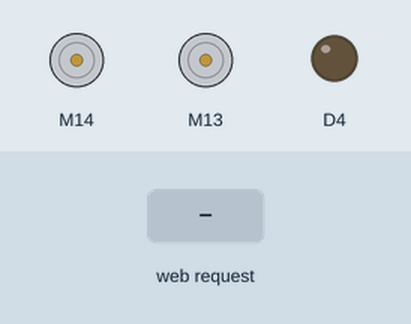
This sketch was run on a simulated ESP8266 (Wemos D1 mini). Parts: 2 × DC motor (green arrow = forward, orange = backward, longer = faster), output pins drawn as LEDs (lit = HIGH). Inputs (shaded band) come from the test bench. WiFi joins after 1.5 s; servers stay silent unless stated; what the sketch prints to the serial monitor is not drawn.

Above: at 2.7 s.
2.8 s: HTTP request GET /f received
At 3.6 s:
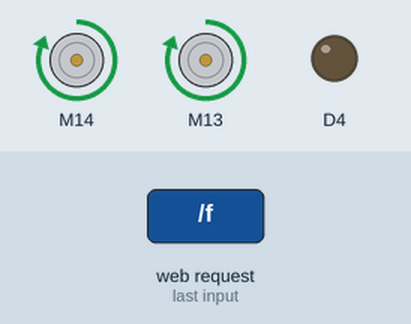
4.3 s: HTTP request GET /r received
At 4.7 s:
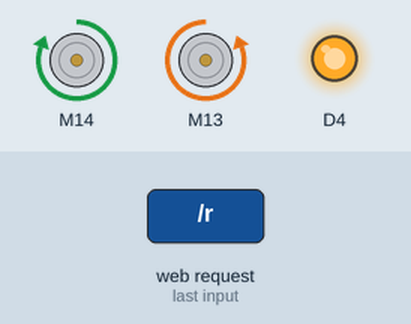
5.8 s: HTTP request GET /l received
At 7.0 s:
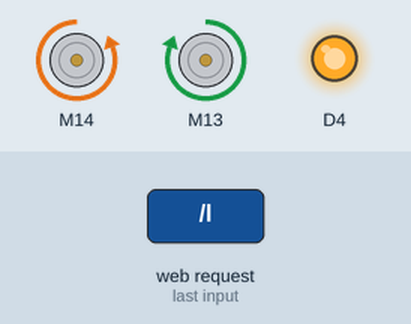
7.3 s: HTTP request GET /b received
At 8.2 s:
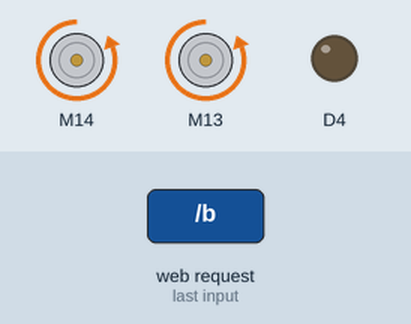
Timing chart, 0 to 9.8 s (numbered marks = the images above; inputs shaded):
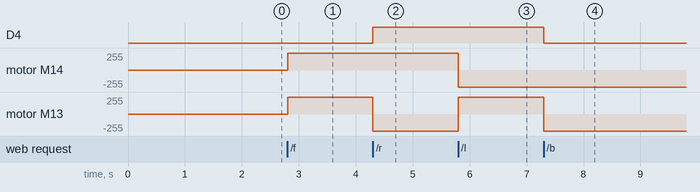

The sketch:

WiFi_WeMos_Ezda.ino
```cpp
/*
 *    http://server_ip/gpio/0 will set the GPIO2 low,
 *    http://server_ip/gpio/1 will set the GPIO2 high
 */
#include <ESP8266WiFi.h>
#include "GyverMotor.h"

const char* ssid = "Timur's WiFi";
const char* password = "Password";
const int port = 80;

// Создаём объект сервера
WiFiServer server(port);

// Объявляем моторы
const int MOTOR_L1 = D5;
const int MOTOR_L2 = D6;
const int MOTOR_R1 = D7;
const int MOTOR_R2 = D8;
int dir;

GMotor motorL(DRIVER2WIRE, MOTOR_L1, MOTOR_L2, LOW);
GMotor motorR(DRIVER2WIRE, MOTOR_R1, MOTOR_R2, LOW);


void setup() {
  WiFi.persistent(false);
  Serial.begin(115200);
  delay(10);

  // Подготавливаем светодиод (синий)
  pinMode(2, OUTPUT);
  digitalWrite(2, 0);
  /*pinMode(MOTOR_L1, OUTPUT);
  pinMode(MOTOR_L2, OUTPUT);
  pinMode(MOTOR_R1, OUTPUT);
  pinMode(MOTOR_R2, OUTPUT);*/

  // Подготавливаем моторы
  motorL.setMode(STOP);
  motorL.setSpeed(255);
  motorR.setMode(STOP);
  motorL.setSpeed(255);

  // WiFi
  Serial.println();
  Serial.println();
  Serial.print("Connecting to ");
  Serial.println(ssid);

  WiFi.begin(ssid, password);

  while (WiFi.status() != WL_CONNECTED) {
    delay(500);
    Serial.print(".");
  }
  Serial.println("");
  Serial.println("WiFi connected");

  // Запускаем сервер
  server.begin();
  Serial.println("Server started");
  Serial.println(WiFi.localIP()); // Вывод IP
}

void loop() {
  // Check if a client has connected
  WiFiClient client = server.available();
  if (!client) {
    return;
  }

  // Wait until the client sends some data
  Serial.println("new client");
  while(!client.available()){
    delay(1);
  }

  // Read the first line of the request
  String req = client.readStringUntil('\r');
  Serial.println(req);
  client.flush();

  // Считываем запрос
  int val;
  // Направление езды
  /*if (req.indexOf("/gpio/0") != -1) // Устаревшее
    {
      val = 0;
      MoveStop();
    }
  else if (req.indexOf("/gpio/1") != -1) // Устаревшее
    {
      val = 1;
      MoveForward();
    } */


  //IN PROCESS
  if (req.indexOf("f") != -1)
  {
    val = 0;
    dir = 1;
  }

  else if (req.indexOf("s") != -1)
  {
    val = 0;
    dir = 0;
  }

  else if (req.indexOf("r") != -1)
  {
    val = 1;
    dir = 2;
  }

  else if (req.indexOf("l") != -1)
  {
    val = 1;
    dir = 3;
  }

  else if (req.indexOf("b") != -1)
  {
    val = 0;
    dir = 4;
  }

  else
  {
    Serial.println("invalid request");
    client.stop();
    return;
  }

  // Едем исходя из направления движения
  switch(dir)
  {
    case 1: MoveForward(); break;
    case 4: MoveBack(); break;
    case 2: MoveRight(); break;
    case 3: MoveLeft(); break;
    default: MoveStop(); break;
  }


  // Редактируем состояние светодиода
  digitalWrite(2, val);
  client.flush(); // ???

  // Собираем ответ пользователю
  String s = "HTTP/1.1 200 OK\r\nContent-Type: text/html\r\n\r\n<!DOCTYPE HTML>\r\n<html>\r\GPIO is now ";
  s += (val)?"high":"low";
  s += "</html>\n";
  String js = "HTTP/1.1 200 OK\r\nContent-Type: text/javascript\r\n\r\nalert('TEST')";

  // Отправляем ответ
  client.print(s);
  client.print(js);
  delay(1);
  Serial.println("Client disonnected");
}

void MoveForward()
{
  motorL.setMode(FORWARD);
  motorR.setMode(FORWARD);
}

void MoveStop()
{
  motorL.setMode(STOP);
  motorR.setMode(STOP);
}

void MoveBack()
{
  motorL.setMode(BACKWARD);
  motorR.setMode(BACKWARD);
}

void MoveLeft()
{
  motorL.setMode(BACKWARD);
  motorR.setMode(FORWARD);
}

void MoveRight()
{
  motorL.setMode(FORWARD);
  motorR.setMode(BACKWARD);
}
```

Measured:
- after the input at 2.8 s, motor M14, motor M13: stopped → forward 255/255 at once
- after the input at 4.3 s, D4: LOW → HIGH at once; motor M13: forward 255/255 → backward 255/255 at once
- after the input at 5.8 s, motor M14: forward 255/255 → backward 255/255 at once; motor M13: backward 255/255 → forward 255/255 at once
- after the input at 7.3 s, D4: HIGH → LOW at once; motor M13: forward 255/255 → backward 255/255 at once
